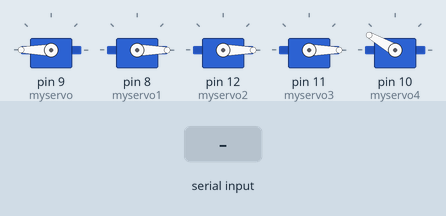
Simulated run of this sketch. Board: Arduino Uno, built with avr-gcc and run on an emulated ATmega328P. On the bench: 5 × servo. The inputs (shaded band) are chosen by the test bench.

Above: at 1.2 s.
1.3 s: "1" received over Serial
At 1.77 s:
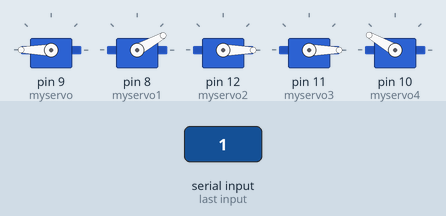
4.3 s: "2" received over Serial
At 7.6 s:
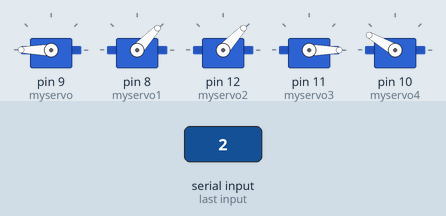
10.3 s: "3" received over Serial
At 12.82 s:
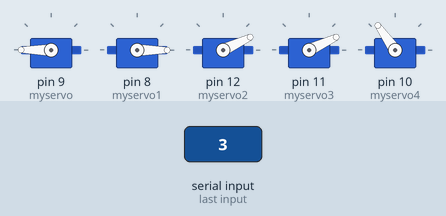
16.3 s: "4" received over Serial
At 18.35 s:
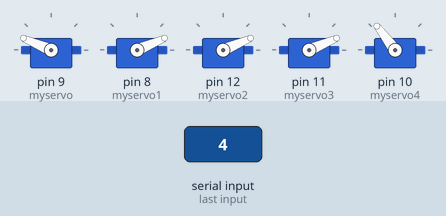
Timing chart, 0 to 24.9 s (numbered marks = the images above; inputs shaded):
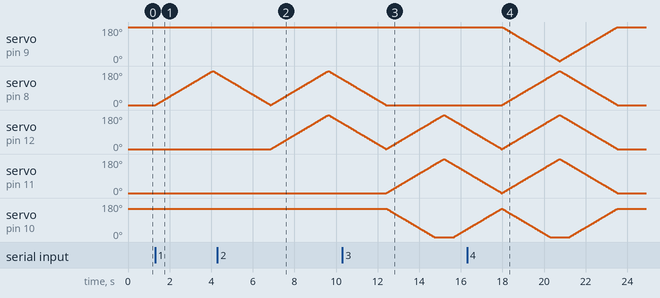

The sketch:

final.ino
```cpp
#include <Servo.h>

Servo myservo;
Servo myservo1;
Servo myservo2;
Servo myservo3;
Servo myservo4;
// create servo object to control a servo
// twelve servo objects can be created on most boards

int pos = 0;    // variable to store the servo position
char choice;


void setup() {
  myservo.attach(9);  //Index
  myservo1.attach(8); //Thumb
  myservo2.attach(12); //Little
  myservo3.attach(11);  //Ring
  myservo4.attach(10); // Middle
  Serial.begin(9600);

        myservo.write(180);
        myservo1.write(0);
        myservo2.write(0);
        myservo3.write(0);
        myservo4.write(150);
}

void loop() {


  while (Serial.available())
  {
    choice = Serial.read();
  }

  if (choice == '1') {
    {
      for (pos = 0; pos <= 180; pos += 1) { // goes from 0 degrees to 180 degrees
        // in steps of 1 degree
        myservo.write(180);
        myservo1.write(pos);
        myservo2.write(0);
        myservo3.write(0);
        myservo4.write(150);
        // tell servo to go to position in variable 'pos'
        delay(15);                       // waits 15ms for the servo to reach the position
      }
      for (pos = 180; pos >= 0; pos -= 1) { // goes from 180 degrees to 0 degrees
        myservo.write(180);
        myservo1.write(pos);
        myservo2.write(0);
        myservo3.write(0);
        myservo4.write(150);
        // tell servo to go to position in variable 'pos'
        delay(15);                       // waits 15ms for the servo to reach the position
      }
    }
    choice=0;
  }

  if (choice == '2') {
    {
      for (pos = 0; pos <= 180; pos += 1) { // goes from 0 degrees to 180 degrees
        // in steps of 1 degree
        myservo.write(180);
        myservo1.write(pos);
        myservo2.write(pos);
        myservo3.write(0);
        myservo4.write(150);
        // tell servo to go to position in variable 'pos'
        delay(15);                       // waits 15ms for the servo to reach the position
      }
      for (pos = 180; pos >= 0; pos -= 1) { // goes from 180 degrees to 0 degrees
        myservo.write(180);
        myservo1.write(pos);
        myservo2.write(pos);
        myservo3.write(0);
        myservo4.write(150);
        // tell servo to go to position in variable 'pos'
        delay(15);                       // waits 15ms for the servo to reach the position
      }
    }
    choice=0;
  }

  if (choice == '3') {
    {
      for (pos = 0; pos <= 180; pos += 1) { // goes from 0 degrees to 180 degrees
        // in steps of 1 degree
        myservo.write(180);
        myservo1.write(0);
        myservo2.write(pos);
        myservo3.write(pos);
        myservo4.write(150-pos);
        // tell servo to go to position in variable 'pos'
        delay(15);                       // waits 15ms for the servo to reach the position
      }
      for (pos = 180; pos >= 0; pos -= 1) { // goes from 180 degrees to 0 degrees
        myservo.write(180);
        myservo1.write(0);
        myservo2.write(pos);
        myservo3.write(pos);
        myservo4.write(150-pos);
        // tell servo to go to position in variable 'pos'
        delay(15);                       // waits 15ms for the servo to reach the position
      }
    }
    choice=0;
  }
  if (choice == '4') {
    {
      for (pos = 0; pos <= 180; pos += 1) { // goes from 0 degrees to 180 degrees
        // in steps of 1 degree
        myservo.write(180 - pos);
        myservo1.write(pos);
        myservo2.write(pos);
        myservo3.write(pos);
        myservo4.write(150-pos);
        // tell servo to go to position in variable 'pos'
        delay(15);                       // waits 15ms for the servo to reach the position
      }
      for (pos = 180; pos >= 0; pos -= 1) { // goes from 180 degrees to 0 degrees
        myservo.write(180 - pos);
        myservo1.write(pos);
        myservo2.write(pos);
        myservo3.write(pos);
        myservo4.write(150-pos);
        // tell servo to go to position in variable 'pos'
        delay(15);                       // waits 15ms for the servo to reach the position
      }
    }
  choice=0;
  }
}
```

Measured:
- after the input at 1.3 s, servo on pin 8 (myservo1): rises from 0° to 180° in 2.8 s, then falls to 166° in 0.21 s
- after the input at 4.3 s, servo on pin 12 (myservo2): rises from 0° to 180° in 2.7 s, then falls to 138° in 0.66 s
- after the input at 10.3 s, servo on pin 11 (myservo3): rises from 0° to 180° in 2.7 s, then falls to 108° in 1.1 s
- after the input at 16.3 s, servo on pin 8 (myservo1): rises from 0° to 180° in 2.7 s, then falls to 0° in 2.8 s
